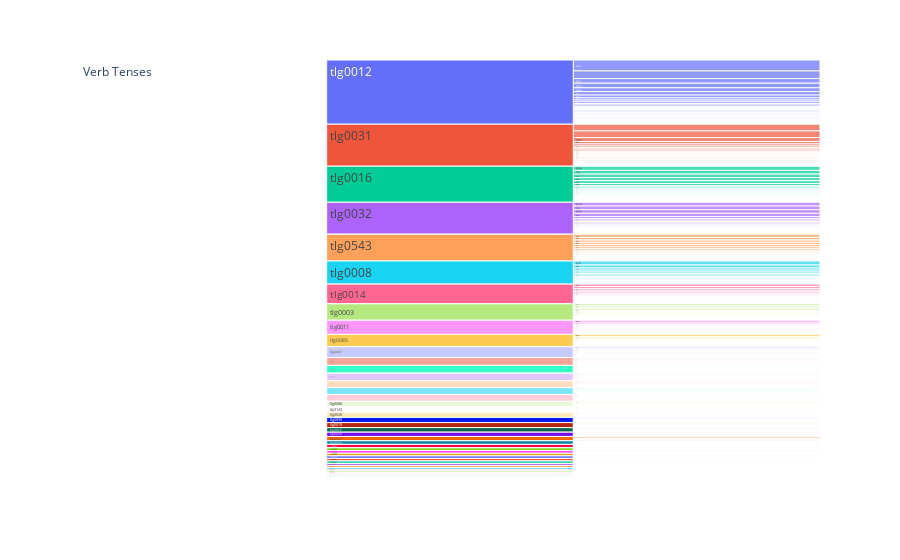

The notebook cell saved with this chart:
### Code cell
fig2 = px.icicle(verbFormCt, path=[px.Constant('Verb Tenses'), 'Author', 'Tense+Mood+Voice'], values='count')
fig2.show()

### Figure 1 — Plotly figure (JSON) as saved in the notebook; plotly's stock layout.template omitted (floating-point values rounded to 4 significant figures; data arrays with more than 128 entries replaced by an {"elided": "..."} marker saying what was removed)
{"data": [{"branchvalues": "total", "domain": {"x": [0, 1], "y": [0, 1]}, "hovertemplate": "labels=%{label}<br>count=%{value}<br>parent=%{parent}<br>id=%{id}<extra></extra>", "ids": {"elided": "2855 str values"}, "labels": {"elided": "2855 str values"}, "name": "", "parents": {"elided": "2855 str values"}, "type": "icicle", "values": {"elided": "2855 int values"}}], "layout": {"legend": {"tracegroupgap": 0}, "margin": {"t": 60}}}
